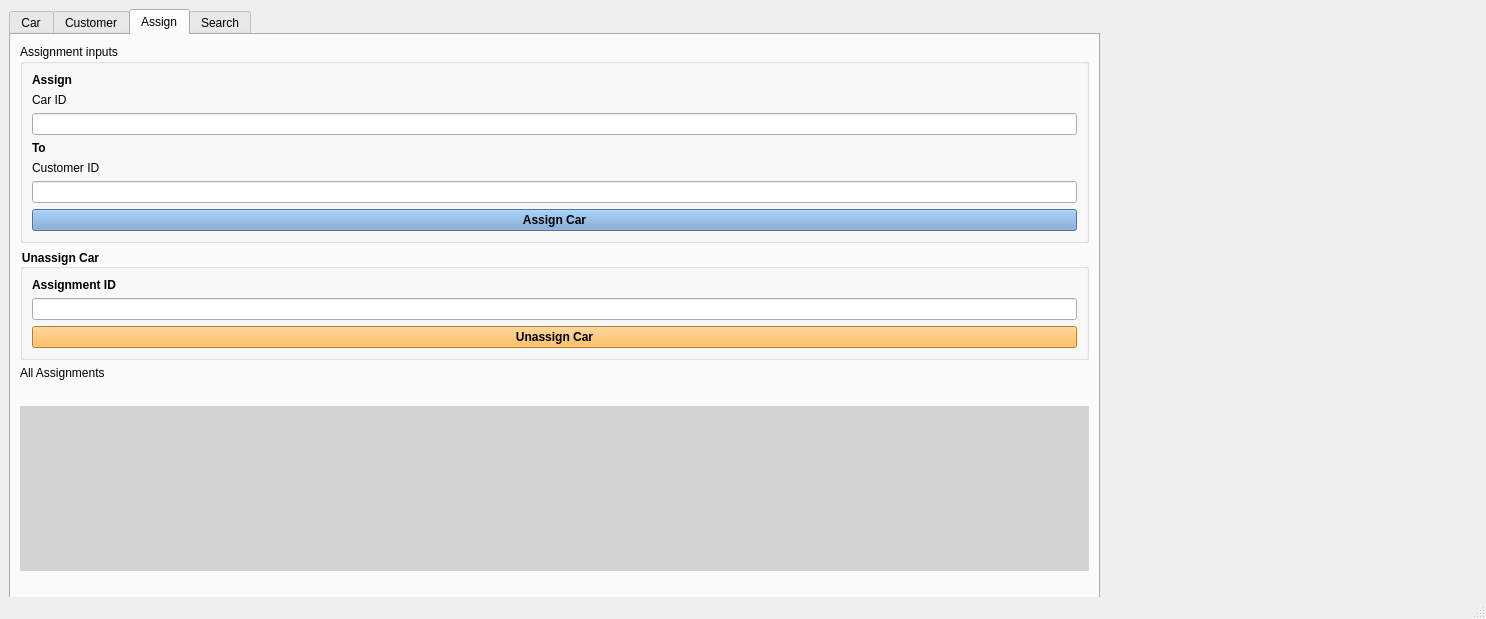
<?xml version="1.0" encoding="UTF-8"?>
<ui version="4.0">
 <class>CarRentalMainWindow</class>
 <widget class="QMainWindow" name="CarRentalMainWindow">
  <property name="geometry">
   <rect>
    <x>0</x>
    <y>0</y>
    <width>1486</width>
    <height>619</height>
   </rect>
  </property>
  <property name="windowTitle">
   <string>CarRentalMainWindow</string>
  </property>
  <widget class="QWidget" name="centralwidget">
   <widget class="QTabWidget" name="allTabs">
    <property name="geometry">
     <rect>
      <x>9</x>
      <y>9</y>
      <width>1091</width>
      <height>593</height>
     </rect>
    </property>
    <property name="currentIndex">
     <number>2</number>
    </property>
    <widget class="QWidget" name="carTab">
     <attribute name="title">
      <string>Car</string>
     </attribute>
     <layout class="QVBoxLayout" name="verticalLayout_3">
      <item>
       <widget class="QGroupBox" name="groupBox">
        <property name="title">
         <string/>
        </property>
        <layout class="QVBoxLayout" name="verticalLayout_7">
         <item>
          <widget class="QLabel" name="label_4">
           <property name="text">
            <string>All Cars</string>
           </property>
          </widget>
         </item>
         <item>
          <widget class="QTableView" name="assignCarTableView">
           <property name="styleSheet">
            <string notr="true">border: 0;
text-align: center;
background: lightgrey;</string>
           </property>
           <property name="textElideMode">
            <enum>Qt::ElideMiddle</enum>
           </property>
           <property name="gridStyle">
            <enum>Qt::DotLine</enum>
           </property>
           <property name="wordWrap">
            <bool>true</bool>
           </property>
           <property name="cornerButtonEnabled">
            <bool>false</bool>
           </property>
           <attribute name="horizontalHeaderCascadingSectionResizes">
            <bool>true</bool>
           </attribute>
           <attribute name="horizontalHeaderMinimumSectionSize">
            <number>150</number>
           </attribute>
           <attribute name="horizontalHeaderDefaultSectionSize">
            <number>200</number>
           </attribute>
           <attribute name="horizontalHeaderStretchLastSection">
            <bool>true</bool>
           </attribute>
           <attribute name="verticalHeaderVisible">
            <bool>false</bool>
           </attribute>
           <attribute name="verticalHeaderCascadingSectionResizes">
            <bool>false</bool>
           </attribute>
           <attribute name="verticalHeaderMinimumSectionSize">
            <number>20</number>
           </attribute>
           <attribute name="verticalHeaderDefaultSectionSize">
            <number>20</number>
           </attribute>
           <attribute name="verticalHeaderHighlightSections">
            <bool>false</bool>
           </attribute>
           <attribute name="verticalHeaderStretchLastSection">
            <bool>false</bool>
           </attribute>
          </widget>
         </item>
         <item>
          <widget class="QPushButton" name="addCarButton">
           <property name="styleSheet">
            <string notr="true">background: rgb(78, 154, 6)</string>
           </property>
           <property name="text">
            <string>Add Car</string>
           </property>
          </widget>
         </item>
         <item>
          <widget class="QPushButton" name="editCarButton">
           <property name="styleSheet">
            <string notr="true">background: rgb(252, 175, 62)</string>
           </property>
           <property name="text">
            <string>Edit Car</string>
           </property>
          </widget>
         </item>
         <item>
          <widget class="QPushButton" name="removeCarButton">
           <property name="styleSheet">
            <string notr="true">background: rgb(164, 0, 0)</string>
           </property>
           <property name="text">
            <string>Remove Car</string>
           </property>
          </widget>
         </item>
        </layout>
       </widget>
      </item>
     </layout>
    </widget>
    <widget class="QWidget" name="customerTab">
     <attribute name="title">
      <string>Customer</string>
     </attribute>
     <layout class="QVBoxLayout" name="verticalLayout_4">
      <item>
       <widget class="QLabel" name="label_5">
        <property name="text">
         <string>All Customers</string>
        </property>
       </widget>
      </item>
      <item>
       <widget class="QTableView" name="assignCustomerTableView">
        <property name="styleSheet">
         <string notr="true">border: 0;
text-align: center;
background: lightgrey;</string>
        </property>
        <property name="textElideMode">
         <enum>Qt::ElideMiddle</enum>
        </property>
        <property name="gridStyle">
         <enum>Qt::DotLine</enum>
        </property>
        <property name="wordWrap">
         <bool>true</bool>
        </property>
        <property name="cornerButtonEnabled">
         <bool>false</bool>
        </property>
        <attribute name="horizontalHeaderCascadingSectionResizes">
         <bool>true</bool>
        </attribute>
        <attribute name="horizontalHeaderMinimumSectionSize">
         <number>150</number>
        </attribute>
        <attribute name="horizontalHeaderDefaultSectionSize">
         <number>200</number>
        </attribute>
        <attribute name="horizontalHeaderStretchLastSection">
         <bool>true</bool>
        </attribute>
        <attribute name="verticalHeaderVisible">
         <bool>false</bool>
        </attribute>
        <attribute name="verticalHeaderCascadingSectionResizes">
         <bool>false</bool>
        </attribute>
        <attribute name="verticalHeaderMinimumSectionSize">
         <number>20</number>
        </attribute>
        <attribute name="verticalHeaderDefaultSectionSize">
         <number>20</number>
        </attribute>
        <attribute name="verticalHeaderHighlightSections">
         <bool>false</bool>
        </attribute>
        <attribute name="verticalHeaderStretchLastSection">
         <bool>false</bool>
        </attribute>
       </widget>
      </item>
      <item>
       <widget class="QPushButton" name="addCustomerButton">
        <property name="styleSheet">
         <string notr="true">background: rgb(78, 154, 6);
</string>
        </property>
        <property name="text">
         <string>Add Customer</string>
        </property>
       </widget>
      </item>
      <item>
       <widget class="QPushButton" name="editCustomerButton">
        <property name="styleSheet">
         <string notr="true">background: rgb(196, 160, 0);</string>
        </property>
        <property name="text">
         <string>Edit Customer</string>
        </property>
       </widget>
      </item>
      <item>
       <widget class="QPushButton" name="removeCustomerButton">
        <property name="styleSheet">
         <string notr="true">background: rgb(164, 0, 0)</string>
        </property>
        <property name="text">
         <string>Remove Customer</string>
        </property>
       </widget>
      </item>
     </layout>
    </widget>
    <widget class="QWidget" name="assignTab">
     <attribute name="title">
      <string>Assign</string>
     </attribute>
     <layout class="QVBoxLayout" name="verticalLayout_6">
      <item>
       <widget class="QGroupBox" name="groupBox_2">
        <property name="title">
         <string>Assignment inputs</string>
        </property>
        <layout class="QGridLayout" name="gridLayout">
         <item row="3" column="0">
          <widget class="QLabel" name="label_6">
           <property name="styleSheet">
            <string notr="true">font-weight: bold;</string>
           </property>
           <property name="text">
            <string>To</string>
           </property>
          </widget>
         </item>
         <item row="2" column="0">
          <widget class="QLineEdit" name="assignCarIDInput"/>
         </item>
         <item row="0" column="0">
          <widget class="QLabel" name="label_7">
           <property name="styleSheet">
            <string notr="true">font-weight: bold;</string>
           </property>
           <property name="text">
            <string>Assign</string>
           </property>
          </widget>
         </item>
         <item row="4" column="0">
          <widget class="QLabel" name="label_3">
           <property name="text">
            <string>Customer ID</string>
           </property>
          </widget>
         </item>
         <item row="1" column="0">
          <widget class="QLabel" name="label_2">
           <property name="text">
            <string>Car ID</string>
           </property>
          </widget>
         </item>
         <item row="5" column="0">
          <widget class="QLineEdit" name="assignCustomerIDInput"/>
         </item>
         <item row="6" column="0">
          <widget class="QPushButton" name="assignCarButton">
           <property name="styleSheet">
            <string notr="true">background: rgb(114, 159, 207);
font-weight: bold;
</string>
           </property>
           <property name="text">
            <string>Assign Car</string>
           </property>
          </widget>
         </item>
        </layout>
       </widget>
      </item>
      <item>
       <widget class="QGroupBox" name="groupBox_3">
        <property name="styleSheet">
         <string notr="true">font-weight: bold;</string>
        </property>
        <property name="title">
         <string>Unassign Car</string>
        </property>
        <layout class="QGridLayout" name="gridLayout_2">
         <item row="2" column="0">
          <widget class="QPushButton" name="unAssignCarButton">
           <property name="styleSheet">
            <string notr="true">background: rgb(252, 175, 62)</string>
           </property>
           <property name="text">
            <string>Unassign Car</string>
           </property>
          </widget>
         </item>
         <item row="1" column="0">
          <widget class="QLineEdit" name="assignCarTabDeleteAssignmentCarIDInput"/>
         </item>
         <item row="0" column="0">
          <widget class="QLabel" name="label_8">
           <property name="styleSheet">
            <string notr="true">font-weight: bold;</string>
           </property>
           <property name="text">
            <string>Assignment ID</string>
           </property>
          </widget>
         </item>
        </layout>
       </widget>
      </item>
      <item>
       <widget class="QLabel" name="label">
        <property name="text">
         <string>All Assignments</string>
        </property>
       </widget>
      </item>
      <item>
       <widget class="QLabel" name="assignCarToCustomerConfirmationMessage">
        <property name="text">
         <string/>
        </property>
       </widget>
      </item>
      <item>
       <widget class="QTableView" name="allAssignmentTableView">
        <property name="styleSheet">
         <string notr="true">border: 0;
text-align: center;
background: lightgrey;</string>
        </property>
        <property name="textElideMode">
         <enum>Qt::ElideMiddle</enum>
        </property>
        <property name="gridStyle">
         <enum>Qt::DotLine</enum>
        </property>
        <property name="wordWrap">
         <bool>true</bool>
        </property>
        <property name="cornerButtonEnabled">
         <bool>false</bool>
        </property>
        <attribute name="horizontalHeaderCascadingSectionResizes">
         <bool>true</bool>
        </attribute>
        <attribute name="horizontalHeaderMinimumSectionSize">
         <number>150</number>
        </attribute>
        <attribute name="horizontalHeaderDefaultSectionSize">
         <number>200</number>
        </attribute>
        <attribute name="horizontalHeaderStretchLastSection">
         <bool>true</bool>
        </attribute>
        <attribute name="verticalHeaderVisible">
         <bool>false</bool>
        </attribute>
        <attribute name="verticalHeaderCascadingSectionResizes">
         <bool>false</bool>
        </attribute>
        <attribute name="verticalHeaderMinimumSectionSize">
         <number>20</number>
        </attribute>
        <attribute name="verticalHeaderDefaultSectionSize">
         <number>20</number>
        </attribute>
        <attribute name="verticalHeaderHighlightSections">
         <bool>false</bool>
        </attribute>
        <attribute name="verticalHeaderStretchLastSection">
         <bool>false</bool>
        </attribute>
       </widget>
      </item>
      <item>
       <widget class="QLabel" name="assignCarTabConfirmationMessage">
        <property name="text">
         <string/>
        </property>
       </widget>
      </item>
     </layout>
    </widget>
    <widget class="QWidget" name="searchTab">
     <attribute name="title">
      <string>Search</string>
     </attribute>
     <layout class="QVBoxLayout" name="verticalLayout">
      <item>
       <widget class="QTabWidget" name="tabWidget">
        <property name="currentIndex">
         <number>0</number>
        </property>
        <widget class="QWidget" name="tab">
         <attribute name="title">
          <string>Search Car</string>
         </attribute>
         <layout class="QVBoxLayout" name="verticalLayout_2">
          <item>
           <widget class="QTableView" name="searchCarResult">
            <property name="styleSheet">
             <string notr="true">border: 0;
text-align: center;
background: lightgrey;</string>
            </property>
            <attribute name="horizontalHeaderMinimumSectionSize">
             <number>150</number>
            </attribute>
            <attribute name="horizontalHeaderDefaultSectionSize">
             <number>200</number>
            </attribute>
           </widget>
          </item>
          <item>
           <widget class="QLabel" name="registrationNumberLabel">
            <property name="text">
             <string>Registration Number:</string>
            </property>
           </widget>
          </item>
          <item>
           <widget class="QLineEdit" name="searchCarRegistrationNumberInput">
            <property name="styleSheet">
             <string notr="true">text-align: center;
background: lightgrey;</string>
            </property>
            <property name="text">
             <string/>
            </property>
           </widget>
          </item>
          <item>
           <widget class="QPushButton" name="searchCarButton">
            <property name="styleSheet">
             <string notr="true">border-radius: 10px;
text-align: center;
padding: 10px;
background: rgb(78, 154, 6);</string>
            </property>
            <property name="text">
             <string>Search</string>
            </property>
           </widget>
          </item>
          <item>
           <widget class="QLabel" name="searchCarConfirmationMessage">
            <property name="text">
             <string/>
            </property>
           </widget>
          </item>
         </layout>
        </widget>
        <widget class="QWidget" name="tab_2">
         <attribute name="title">
          <string>Search Customer</string>
         </attribute>
         <layout class="QVBoxLayout" name="verticalLayout_5">
          <item>
           <widget class="QTableView" name="searchCustomerResult">
            <property name="styleSheet">
             <string notr="true">border: 0;
text-align: center;
background: lightgrey;</string>
            </property>
            <attribute name="horizontalHeaderMinimumSectionSize">
             <number>200</number>
            </attribute>
            <attribute name="horizontalHeaderDefaultSectionSize">
             <number>200</number>
            </attribute>
           </widget>
          </item>
          <item>
           <widget class="QLabel" name="searchCustomerFirstNameInputLabel">
            <property name="text">
             <string>First Name:</string>
            </property>
           </widget>
          </item>
          <item>
           <widget class="QLineEdit" name="searchCustomerFirstNameInput">
            <property name="styleSheet">
             <string notr="true">text-align: center;
background: lightgrey;</string>
            </property>
            <property name="text">
             <string/>
            </property>
           </widget>
          </item>
          <item>
           <widget class="QPushButton" name="searchCustomerButton">
            <property name="styleSheet">
             <string notr="true">border-radius: 10px;
text-align: center;
padding: 10px;
background: rgb(78, 154, 6);</string>
            </property>
            <property name="text">
             <string>Search</string>
            </property>
           </widget>
          </item>
          <item>
           <widget class="QLabel" name="searchCustomerConfirmationMessage">
            <property name="text">
             <string/>
            </property>
           </widget>
          </item>
         </layout>
        </widget>
       </widget>
      </item>
     </layout>
    </widget>
   </widget>
  </widget>
  <widget class="QStatusBar" name="statusbar"/>
 </widget>
 <resources/>
 <connections/>
</ui>
